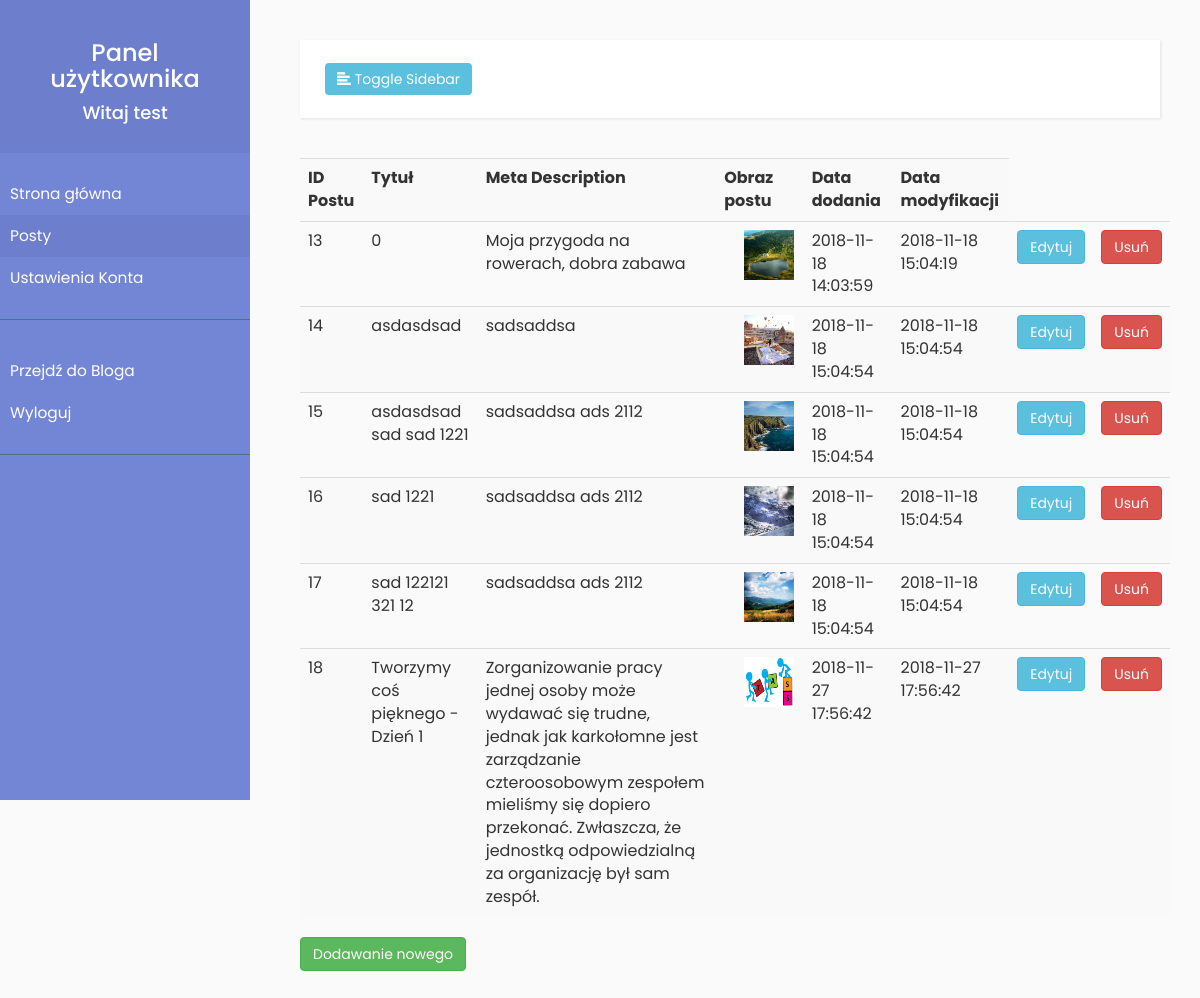
/admin-zone/index.php (signed in), run on the app's committed database.
### tables this page shows
CREATE TABLE `post` (
  `post_id` int(10) NOT NULL,
  `blog_id` int(10) NOT NULL,
  `tytul` varchar(250) NOT NULL,
  `opis` text NOT NULL,
  `tekst` text NOT NULL,
  `image` varchar(100) NOT NULL,
  `data_dodania` datetime NOT NULL,
  `data_modyfikacji` datetime NOT NULL
);

### admin-zone/index.php (the view, shortened to what this page needs)
<html>
 <head>
 <link rel="stylesheet" href="https://maxcdn.bootstrapcdn.com/bootstrap/3.3.7/css/bootstrap.min.css">
  <link rel="stylesheet" href="css/style.css">
 <link rel="stylesheet" href="../css/style2.css">
     <link rel="stylesheet" href="https://cdnjs.cloudflare.com/ajax/libs/malihu-custom-scrollbar-plugin/3.1.5/jquery.mCustomScrollbar.min.css">
 </head>
 <body>
 <?php
 include "../settings/db_connect.php";
 $user=$_SESSION['user'];
 $password=$_SESSION['password'];
?>
<div class="wrapper">
    <?php include "sidebar.php"; ?>
    <div id="content">
     <nav class="navbar navbar-default">
        <div class="container-fluid">
            <div class="navbar-header">
                <button type="button" id="sidebarCollapse" class="btn btn-info navbar-btn">
                <i class="glyphicon glyphicon-align-left"></i>
                <span>Toggle Sidebar</span>
                </button>
            </div>
         </div>
      </nav>
  <table class="table table-striped" style="margin-left:10px;">
   <tr>
     <th>ID Postu</th>
     <th>Tytuł</th>
     <th>Meta Description</th>
     <th>Obraz postu</th>
     <th>Data dodania</th>
     <th>Data modyfikacji</th>
   </tr>
<?php
$trash = '';
if ($sql =  $mysqli->prepare("SELECT * FROM post WHERE blog_id IN (SELECT user_id FROM user WHERE username='$user' AND password='$password') ORDER BY data_dodania"))
{
        $sql->execute();
        $sql->bind_result($post_id,$trash,$title,$description,$main,$img,$date,$mod_date);
        while ($sql->fetch())
        {?>
                <tr>
                        <td><?php echo $post_id;?></td>
                        <td><?php echo $title; ?></td>
                        <td><?php echo $description; ?></td>
                        <td><img style="margin-left:20px;" width="50" height= "50" src="../blog-post/<?php echo $img; ?>"></td>
                        <td><?php echo $date; ?></td>
                        <td><?php echo $mod_date; ?></td>
                        <td><a href="edit.php?post_id=<?php echo $post_id; ?>" class="btn btn-info">Edytuj</a></td>
                        <td><a href="delete_post.php?post_id=<?php echo $post_id; ?>" class="btn btn-danger" onclick="javascript:return confirm('Czy na pewno usunąć?'); ">Usuń</a></td>
                   </tr>
        <?php }
 }
else die( "Błąd w zapytaniu SQL! Sprawdź kod SQL w PhpMyAdmin. $user $password" );
?>
  </table>
  <a href="add_post.php" style="margin-left:10px;" class="btn btn-success">Dodawanie nowego</a>
    </div>
</div>
 </body>
</html>

### admin-zone/css/style.css (style rules this page uses)
.navbar { margin-left: 20px; margin-bottom: 0; border-radius: 0; }
.wrapper { display:flex; align-items: stretch; }
body { font-family: 'Poppins', sans-serif; background: #fafafa; }
a, a:hover, a:focus { color: inherit; text-decoration: none; transition: all 0.3s; }

### admin-zone/css/style2.css (style rules this page uses)
body { font-family: 'Poppins', sans-serif; background: #fafafa; }
a, a:hover, a:focus { color: inherit; text-decoration: none; transition: all 0.3s; }
.navbar { padding: 15px 10px; margin-left: 10px; background: #fff; border: none; border-radius: 0; margin-bottom: 40px; box-shadow: 1px 1px 3px rgba(0, 0, 0, 0.1); }
.navbar-btn { box-shadow: none; outline: none !important; border: none; }
#content { width: calc(100% - 250px); padding: 40px; min-height: 100vh; transition: all 0.3s; position: absolute; top: 0; right: 0; }

### data on the page
post: post_id "13", tytul "0", opis "Moja przygoda na rowerach, dobra zabawa", image (picture), data_dodania "2018-11-18 14:03:59", data_modyfikacji "2018-11-18 15:04:19"
post: post_id "14", tytul "asdasdsad", opis "sadsaddsa", image (picture), data_dodania "2018-11-18 15:04:54", data_modyfikacji "2018-11-18 15:04:54"
post: post_id "15", tytul "asdasdsad sad sad 1221", opis "sadsaddsa ads 2112", image (picture), data_dodania "2018-11-18 15:04:54", data_modyfikacji "2018-11-18 15:04:54"
post: post_id "16", tytul "sad 1221", opis "sadsaddsa ads 2112", image (picture), data_dodania "2018-11-18 15:04:54", data_modyfikacji "2018-11-18 15:04:54"
post: post_id "17", tytul "sad 122121 321 12", opis "sadsaddsa ads 2112", image (picture), data_dodania "2018-11-18 15:04:54", data_modyfikacji "2018-11-18 15:04:54"
post: post_id "18", tytul "Tworzymy coś pięknego - Dzień 1", opis "Zorganizowanie pracy jednej osoby może wydawać się trudne, jednak jak karkołomne jest zarządzanie czteroosobowym zespołem mieliśmy się dopiero przekonać. Zwłaszcza, że jednostką odpowiedzialną za organizację był sam zespół.", image (picture), data_dodania "2018-11-27 17:56:42", data_modyfikacji "2018-11-27 17:56:42"

### other printed values
$_SESSION['user'] "test"
